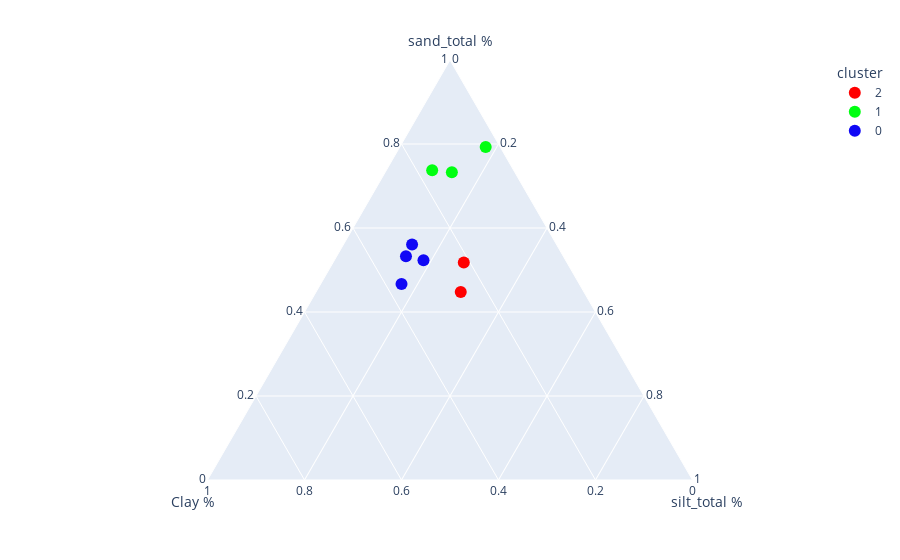

The notebook cell this image was saved under:
### Code cell
colors = ['#FF0000', '#00FF11', '#1008F5']
df_results['cluster'] = df_results['cluster'].astype(str)
fig = px.scatter_ternary(
    df_results, a="sand_total %", b="Clay %", c="silt_total %",
    color="cluster", color_discrete_map={0:"red", 1: "green", 2: "blue"},
    color_discrete_sequence=colors
    )
fig.update_traces(marker=dict(size=12),
                  selector=dict(mode='markers'))
fig.show()

### Figure 1 — Plotly figure (JSON) as saved in the notebook; plotly's stock layout.template omitted (floating-point values rounded to 4 significant figures)
{"data": [{"a": [0.4476, 0.5178], "b": [0.2541, 0.2127], "c": [0.2983, 0.2696], "hovertemplate": "cluster=2<br>sand_total %=%{a}<br>Clay %=%{b}<br>silt_total %=%{c}<extra></extra>", "legendgroup": "2", "marker": {"color": "#FF0000", "size": 12, "symbol": "circle"}, "mode": "markers", "name": "2", "showlegend": true, "subplot": "ternary", "type": "scatterternary"}, {"a": [0.7377, 0.7326, 0.793], "b": [0.1679, 0.1298, 0.02994], "c": [0.09439, 0.1375, 0.1771], "hovertemplate": "cluster=1<br>sand_total %=%{a}<br>Clay %=%{b}<br>silt_total %=%{c}<extra></extra>", "legendgroup": "1", "marker": {"color": "#00FF11", "size": 12, "symbol": "circle"}, "mode": "markers", "name": "1", "showlegend": true, "subplot": "ternary", "type": "scatterternary"}, {"a": [0.5326, 0.4664, 0.5231, 0.5606], "b": [0.3245, 0.3667, 0.2931, 0.2979], "c": [0.1429, 0.1668, 0.1838, 0.1415], "hovertemplate": "cluster=0<br>sand_total %=%{a}<br>Clay %=%{b}<br>silt_total %=%{c}<extra></extra>", "legendgroup": "0", "marker": {"color": "#1008F5", "size": 12, "symbol": "circle"}, "mode": "markers", "name": "0", "showlegend": true, "subplot": "ternary", "type": "scatterternary"}], "layout": {"legend": {"title": {"text": "cluster"}, "tracegroupgap": 0}, "margin": {"t": 60}, "ternary": {"aaxis": {"title": {"text": "sand_total %"}}, "baxis": {"title": {"text": "Clay %"}}, "caxis": {"title": {"text": "silt_total %"}}, "domain": {"x": [0, 1], "y": [0, 1]}}}}
